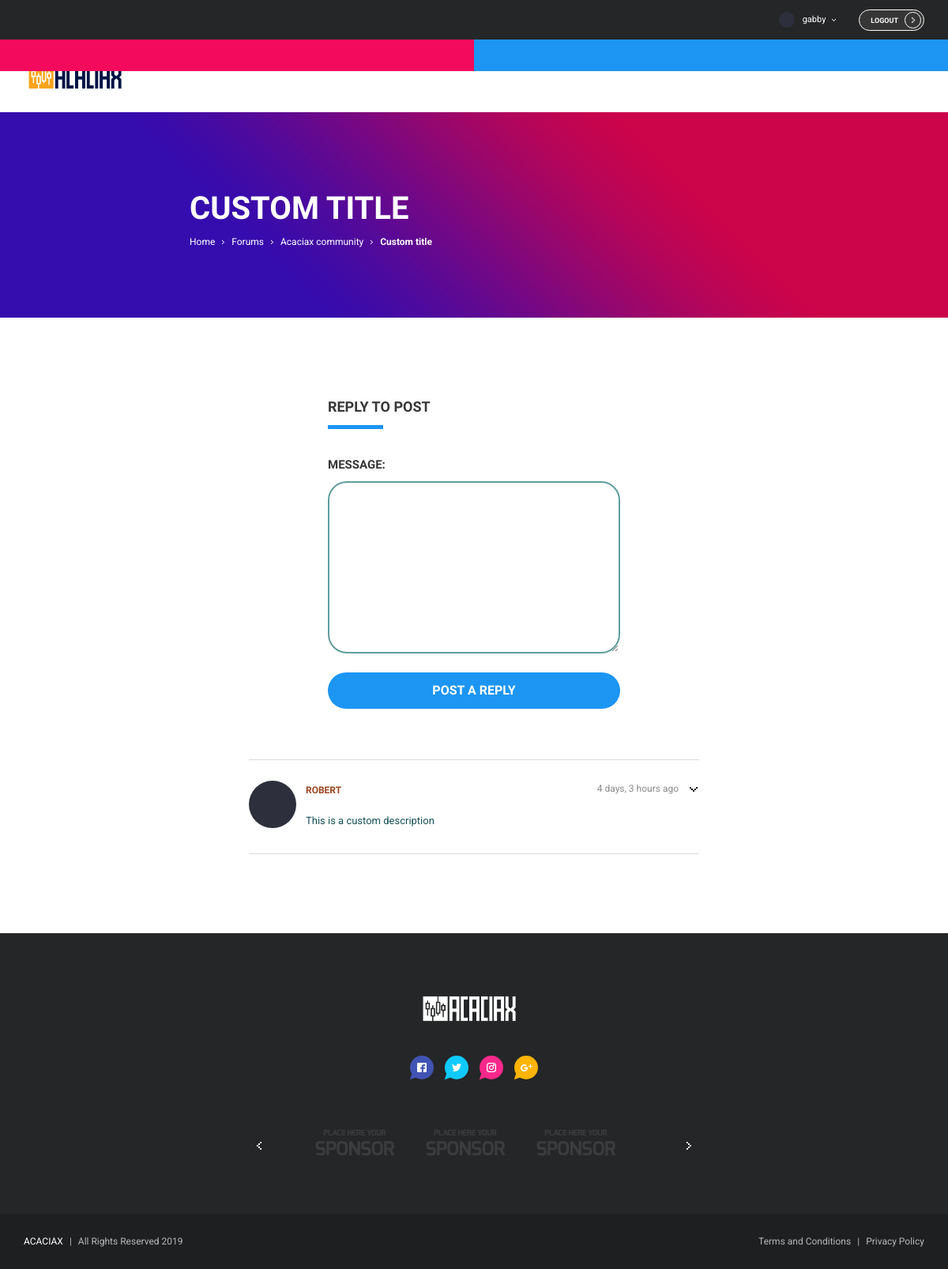
The page /forum/1/topics/1/reply/ (signed in) on the database as committed earlier.
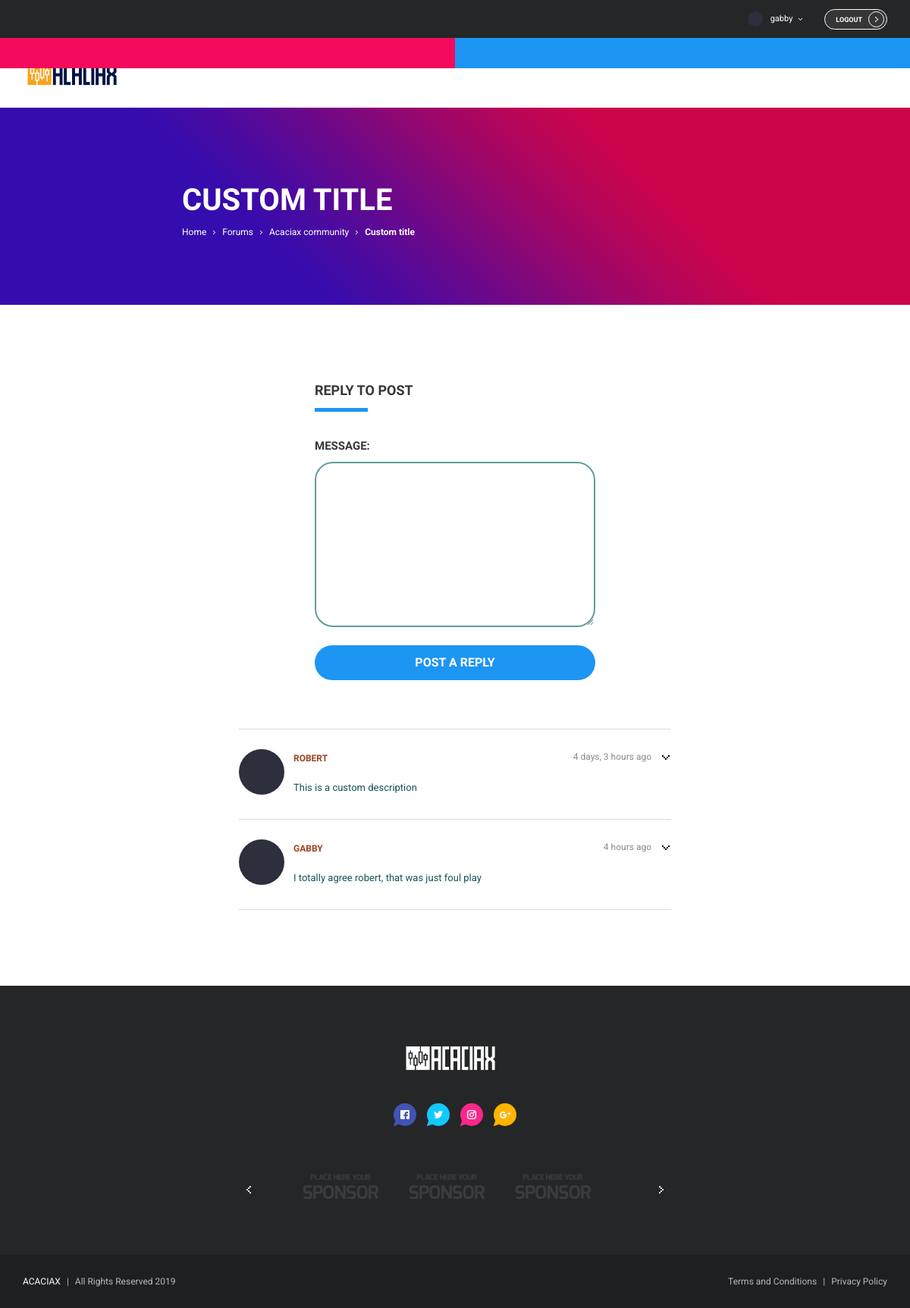
The same page on the database as committed later.
### forum/models.py (models this page shows, shortened)
class Post(models.Model):
    message = models.TextField(max_length=4000)
    topic = models.ForeignKey(Topic, related_name='posts', on_delete=models.CASCADE)
    created_at = models.DateTimeField(auto_now_add=True)
    updated_at = models.DateTimeField(null=True)
    created_by = models.ForeignKey(User, related_name='posts', on_delete=models.CASCADE)
    updated_by = models.ForeignKey(User, null=True, related_name='+', on_delete=models.CASCADE)

### forum/views.py (the view)
# urls.py: re_path(r'^forum/(?P<pk>\d+)/topics/(?P<topic_pk>\d+)/reply/$', views.reply_topic, name='reply_topic')
@login_required
def reply_topic(request, pk, topic_pk):
    topic = get_object_or_404(Topic, category__pk=pk, pk=topic_pk)
    if request.method == 'POST':
        form = PostForm(request.POST)
        if form.is_valid():
            post = form.save(commit=False)
            post.topic = topic
            post.created_by = request.user
            post.save()
            return redirect('topic_posts', pk=pk, topic_pk=topic_pk)
    else:
        form = PostForm()
    return render(request, 'reply_topic.html', {'topic': topic, 'form': form})

### forum/forms.py
class PostForm(forms.ModelForm):
    class Meta:
        model = Post
        fields = ['message']

### forum/templatetags/form_tags.py (called while the page is built)
@register.filter
def input_class(bound_field):
    css_class = 'bder-cstm-clr'
    if bound_field.form.is_bound:
        if bound_field.errors:
            css_class = 'is-invalid'
        elif field_type(bound_field) != 'PasswordInput':
            css_class = 'is-valid'
    return 'form-control {}'.format(css_class)

### templates/reply_topic.html (shortened to what this page needs)
{% extends 'base.html' %}
{% load static %}
{% load humanize %}
{% block content_reply_post %}
  <div class="banner-wrap game-review">
    <div class="banner grid-limit cstm-width-60">
      <h2 class="banner-title text-left">{{ topic.subject }}</h2>
      <p class="banner-sections text-left">
        <a href="{% url 'home' %}"><span class="clr-whte banner-section">Home</span></a>
        <svg class="arrow-icon">
          <use xlink:href="#svg-arrow"></use>
        </svg>
        <a href="{% url 'forum' %}"><span class="clr-whte banner-section">Forums</span></a>
        <svg class="arrow-icon">
          <use xlink:href="#svg-arrow"></use>
        </svg>
        <span class="banner-section">{{ topic.category.name }}</span>
        <svg class="arrow-icon">
          <use xlink:href="#svg-arrow"></use>
        </svg>
        <span class="banner-section"><strong>{{ topic.subject }}</strong></span>
      </p>
    </div>
  </div>
  <div class="layout-content-full grid-limit">
    <div class="grid2-1col centered">
      <div id="tab-new-topic" class="tab-wrap">
        <div class="tab-body">
          <div class="tab-item">
            <div class="form-box">
              <div class="section-title-wrap blue">
                <h2 class="section-title medium">Reply to  post</h2>
              </div>
              <form method="post">
			    {% include 'includes/form.html' %}
			    <button type="submit" class="button blue full">Post a reply</button>
			  </form>
            </div>
          </div>
        </div>
      </div>
      <div class="activity-items">
        {% for post in topic.posts.all %}
        <div class="activity-item">
          <img class="user-avatar" src="{% static 'img/users/05.jpg' %}" alt="user-05">
          <div class="activity-item-dropdown-button">
            <svg class="arrow-icon medium">
              <use xlink:href="#svg-arrow-medium"></use>
            </svg>
          </div>
          <div class="activity-item-row">
            <a href="topic.html" class="activity-item-title secondary-color">{{ post.created_by.username }}</a>
            <p class="activity-item-timestamp">{{ post.created_at|naturaltime }}</p>
          </div>
          <p class="activity-item-text base-color">{{ post.message }}</p>
        </div>
        {% endfor %}
      </div>
    </div>
  </div>
{% endblock content_reply_post %}

Rows that differ between the two databases and show on the page:
added Post: created_by.username "GABBY", created_at "4 hours ago", message "I totally agree robert, that was just foul play"
